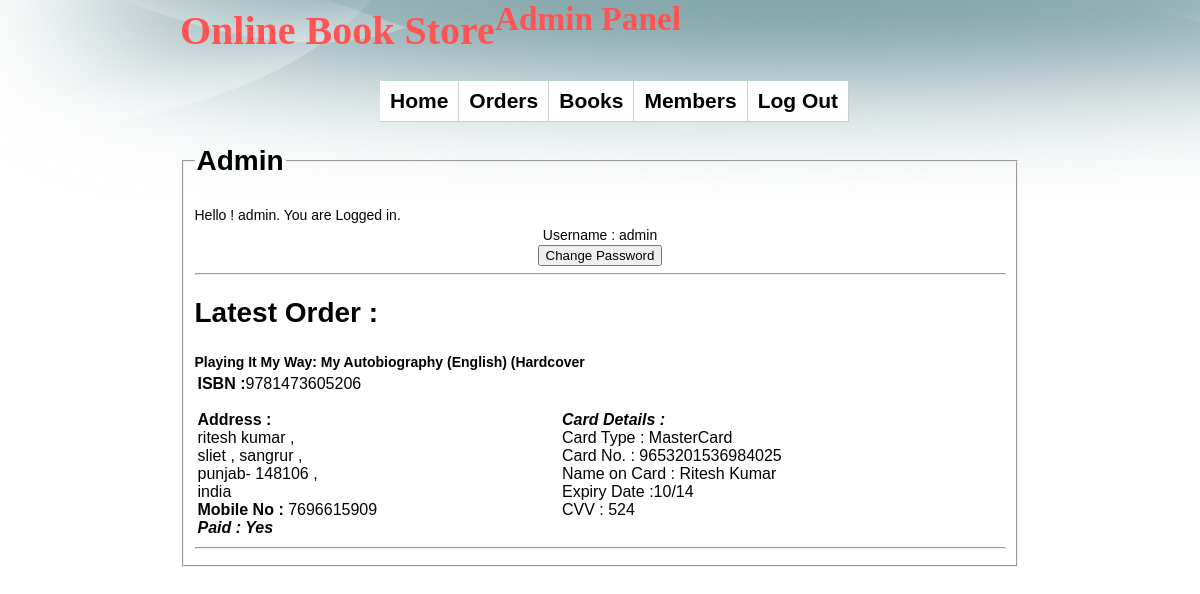
Screenshot of /admin/admin.php (signed in) with the database file from the repository.
### tables this page shows
CREATE TABLE IF NOT EXISTS `purchase` (
  `order_no` int(5) NOT NULL AUTO_INCREMENT,
  `username` varchar(30) NOT NULL,
  `product_name` varchar(100) NOT NULL,
  `isbn` bigint(20) NOT NULL,
  `full_name` varchar(100) NOT NULL,
  `address` varchar(300) NOT NULL,
  `city` varchar(30) NOT NULL,
  `state` varchar(30) NOT NULL,
  `pin_code` int(6) NOT NULL,
  `country` varchar(30) NOT NULL,
  `mobile_no` bigint(10) NOT NULL,
  `card_type` varchar(20) NOT NULL,
  `card_no` bigint(20) NOT NULL,
  `name_on_card` varchar(40) NOT NULL,
  `exp_date` varchar(5) NOT NULL,
  `cvv` smallint(3) NOT NULL,
  `paid` varchar(1) NOT NULL DEFAULT 'N',
  PRIMARY KEY (`order_no`)
);

### inc/core.inc.php (called while the page is built, shortened)
<?php
function admin_loggedin() {
	if (isset($_SESSION['id'])&&empty($_SESSION['id']))  {
		return true;
	} else {
		return false;
	}
}
?>

### admin/admin.php (the view, shortened to what this page needs)
<html>
<?php
require '../inc/core.inc.php';
require '../inc/connect.inc.php';
?>
<?php include ('admin_head.php');
echo "<br>";
?>
<div class="clear">
       <fieldset>
	<legend><h1>Admin</h1></legend>
	<?php
	if(admin_loggedin()) {
		echo 'Hello ! '.$_SESSION['username'].'. You are Logged in.';
		echo "<center>";
	echo "Username </td><td>: ".$_SESSION['username']."<br>";
	echo "<a href='change_pass.php'><input type='submit' name='change_pass' value='Change Password'></a>
	</center>";
	echo "<hr><h1>Latest Order :</h1>";
		$query ="SELECT * FROM purchase ORDER BY order_no desc LIMIT 1";
			$query_run =mysqli_query($link,$query);
			while ( $row = mysqli_fetch_assoc($query_run)) {
				$product_name = $row['product_name'];
				$isbn = $row['isbn'];
				$full_name = $row['full_name'];
				$address = $row['address'];
				$city = $row['city'];
				$state = $row['state'];
				$pin_code = $row['pin_code'];
				$country = $row['country'];
				$mobile_no = $row['mobile_no'];
                                $card_type = $row['card_type'];
                                $card_no = $row['card_no'];
                                $name_on_card = $row['name_on_card'];
                                $exp_date = $row['exp_date'];
                                $cvv = $row['cvv'];
				$paid = $row['paid'];
				echo "<b>".$product_name."<b>";
                                echo "<table width='100%'>";
				echo "<tr><td><b>ISBN :</b>".$isbn."<br>";
				echo "<br><b>Address :</b><br>".$full_name." ,<br>";
				echo $address." , ";
				echo $city." , <br>";
				echo $state."- ";
				echo $pin_code." ,<br>";
				echo $country."<br>";
				echo "<b>Mobile No : </b>".$mobile_no."<br>";
				if($paid=='Y') {
					echo "<i><b>Paid : Yes</b></i><br></td>";
				} else {
					echo "<i><b>Paid : No</b></i><br></td>";
				}
                                echo "<td><br><i><b>Card Details : </b></i><br>";
                                echo "Card Type : ".$card_type."<br>";
                                echo "Card No. : ".$card_no."<br>";
                                echo "Name on Card : ".$name_on_card."<br>";
                                echo "Expiry Date :".$exp_date."<br>";
                                echo "CVV : ".$cvv;
			echo "</td></tr></table><hr>";
			}
	} else {
		header('Location: index.php');
	}
	?>
</fieldset>
</div>
</html>

### admin/style.css (style rules this page uses)
body { background-image: url('../images/bg.jpg'); background-repeat: no-repeat; color: #000305; font-size: 87.5%; font-family: 'Trebuchet MS', Trebuchet, 'Lucida Sans Unicode', 'Lucida Grande', 'Lucida Sans', Arial, sans-serif; line-height: 1.429; margin: 0; padding: 0; text-align: left; }
.body { clear: both; margin: 0 auto; width: 70%; }
a:link, a:visited { font:bold Century Gothic;text-decoration:none;color:#ff5454; }
.clear { clear:both; }

### rows the page displays
purchase: product_name "Playing It My Way: My Autobiography (English) (Hardcover", isbn "9781473605206", full_name "ritesh kumar", address "sliet", city "sangrur", state "punjab", pin_code "148106", country "india", mobile_no "7696615909", paid "Paid : Yes", card_type "MasterCard", card_no "9653201536984025", name_on_card "Ritesh Kumar", exp_date "10/14", cvv "524"

### other values shown
$_SESSION['username'] "admin"
